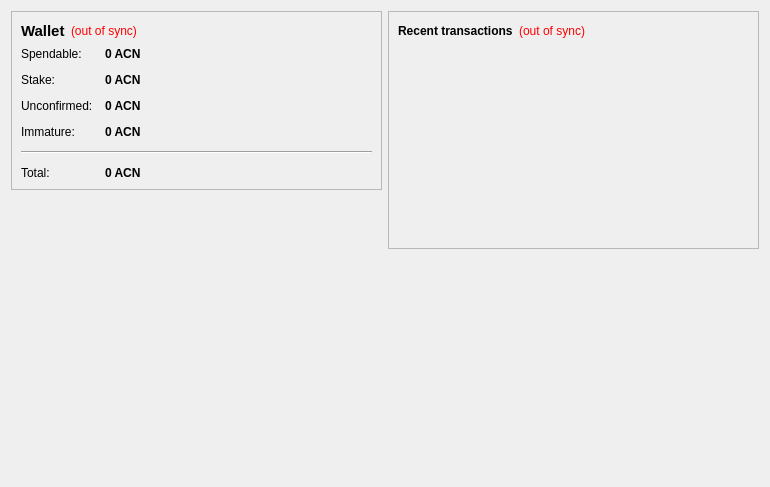
<?xml version="1.0" encoding="UTF-8"?>
<ui version="4.0">
 <class>OverviewPage</class>
 <widget class="QWidget" name="OverviewPage">
  <property name="geometry">
   <rect>
    <x>0</x>
    <y>0</y>
    <width>770</width>
    <height>487</height>
   </rect>
  </property>
  <property name="windowTitle">
   <string>Form</string>
  </property>
  <layout class="QHBoxLayout" name="horizontalLayout" stretch="1,1">
   <item>
    <layout class="QVBoxLayout" name="verticalLayout_2">
     <item>
      <widget class="QFrame" name="frame">
       <property name="frameShape">
        <enum>QFrame::StyledPanel</enum>
       </property>
       <property name="frameShadow">
        <enum>QFrame::Raised</enum>
       </property>
       <layout class="QVBoxLayout" name="verticalLayout_4">
        <item>
         <layout class="QHBoxLayout" name="horizontalLayout_4">
          <item>
           <widget class="QLabel" name="label_5">
            <property name="font">
             <font>
              <pointsize>11</pointsize>
              <weight>75</weight>
              <bold>true</bold>
             </font>
            </property>
            <property name="text">
             <string>Wallet</string>
            </property>
           </widget>
          </item>
          <item>
           <widget class="QLabel" name="labelWalletStatus">
            <property name="toolTip">
             <string>The displayed information may be out of date. Your wallet automatically synchronizes with the avoncoin network after a connection is established, but this process has not completed yet.</string>
            </property>
            <property name="styleSheet">
             <string notr="true">QLabel { color: red; }</string>
            </property>
            <property name="text">
             <string notr="true">(out of sync)</string>
            </property>
            <property name="alignment">
             <set>Qt::AlignLeading|Qt::AlignLeft|Qt::AlignVCenter</set>
            </property>
           </widget>
          </item>
          <item>
           <spacer name="horizontalSpacer_2">
            <property name="orientation">
             <enum>Qt::Horizontal</enum>
            </property>
            <property name="sizeHint" stdset="0">
             <size>
              <width>40</width>
              <height>20</height>
             </size>
            </property>
           </spacer>
          </item>
         </layout>
        </item>
        <item>
         <layout class="QFormLayout" name="formLayout_2">
          <property name="fieldGrowthPolicy">
           <enum>QFormLayout::AllNonFixedFieldsGrow</enum>
          </property>
          <property name="horizontalSpacing">
           <number>12</number>
          </property>
          <property name="verticalSpacing">
           <number>12</number>
          </property>
          <item row="0" column="0">
           <widget class="QLabel" name="label">
            <property name="text">
             <string>Spendable:</string>
            </property>
           </widget>
          </item>
          <item row="0" column="1">
           <widget class="QLabel" name="labelBalance">
            <property name="font">
             <font>
              <weight>75</weight>
              <bold>true</bold>
             </font>
            </property>
            <property name="cursor">
             <cursorShape>IBeamCursor</cursorShape>
            </property>
            <property name="toolTip">
             <string>Your current spendable balance</string>
            </property>
            <property name="text">
             <string notr="true">0 ACN</string>
            </property>
            <property name="textInteractionFlags">
             <set>Qt::LinksAccessibleByMouse|Qt::TextSelectableByKeyboard|Qt::TextSelectableByMouse</set>
            </property>
           </widget>
          </item>
          <item row="1" column="0">
           <widget class="QLabel" name="label_6">
            <property name="text">
             <string>Stake:</string>
            </property>
           </widget>
          </item>
          <item row="1" column="1">
           <widget class="QLabel" name="labelStake">
            <property name="font">
             <font>
              <weight>75</weight>
              <bold>true</bold>
             </font>
            </property>
            <property name="cursor">
             <cursorShape>IBeamCursor</cursorShape>
            </property>
            <property name="toolTip">
             <string>Total of coins that was staked, and do not yet count toward the current balance</string>
            </property>
            <property name="text">
             <string notr="true">0 ACN</string>
            </property>
            <property name="textInteractionFlags">
             <set>Qt::LinksAccessibleByMouse|Qt::TextSelectableByKeyboard|Qt::TextSelectableByMouse</set>
            </property>
           </widget>
          </item>
          <item row="2" column="0">
           <widget class="QLabel" name="label_3">
            <property name="text">
             <string>Unconfirmed:</string>
            </property>
           </widget>
          </item>
          <item row="2" column="1">
           <widget class="QLabel" name="labelUnconfirmed">
            <property name="font">
             <font>
              <weight>75</weight>
              <bold>true</bold>
             </font>
            </property>
            <property name="cursor">
             <cursorShape>IBeamCursor</cursorShape>
            </property>
            <property name="toolTip">
             <string>Total of transactions that have yet to be confirmed, and do not yet count toward the current balance</string>
            </property>
            <property name="text">
             <string notr="true">0 ACN</string>
            </property>
            <property name="textInteractionFlags">
             <set>Qt::LinksAccessibleByMouse|Qt::TextSelectableByKeyboard|Qt::TextSelectableByMouse</set>
            </property>
           </widget>
          </item>
          <item row="3" column="0">
           <widget class="QLabel" name="labelImmatureText">
            <property name="text">
             <string>Immature:</string>
            </property>
           </widget>
          </item>
          <item row="3" column="1">
           <widget class="QLabel" name="labelImmature">
            <property name="font">
             <font>
              <weight>75</weight>
              <bold>true</bold>
             </font>
            </property>
            <property name="toolTip">
             <string>Mined balance that has not yet matured</string>
            </property>
            <property name="text">
             <string notr="true">0 ACN</string>
            </property>
            <property name="textInteractionFlags">
             <set>Qt::LinksAccessibleByMouse|Qt::TextSelectableByKeyboard|Qt::TextSelectableByMouse</set>
            </property>
           </widget>
          </item>
          <item row="4" column="0" colspan="2">
           <widget class="Line" name="line">
            <property name="orientation">
             <enum>Qt::Horizontal</enum>
            </property>
           </widget>
          </item>
          <item row="5" column="0">
           <widget class="QLabel" name="labelTotalText">
            <property name="text">
             <string>Total:</string>
            </property>
           </widget>
          </item>
          <item row="5" column="1">
           <widget class="QLabel" name="labelTotal">
            <property name="font">
             <font>
              <weight>75</weight>
              <bold>true</bold>
             </font>
            </property>
            <property name="cursor">
             <cursorShape>IBeamCursor</cursorShape>
            </property>
            <property name="toolTip">
             <string>Your current total balance</string>
            </property>
            <property name="text">
             <string notr="true">0 ACN</string>
            </property>
            <property name="textInteractionFlags">
             <set>Qt::LinksAccessibleByMouse|Qt::TextSelectableByKeyboard|Qt::TextSelectableByMouse</set>
            </property>
           </widget>
          </item>
         </layout>
        </item>
       </layout>
      </widget>
     </item>
     <item>
      <spacer name="verticalSpacer">
       <property name="orientation">
        <enum>Qt::Vertical</enum>
       </property>
       <property name="sizeHint" stdset="0">
        <size>
         <width>20</width>
         <height>40</height>
        </size>
       </property>
      </spacer>
     </item>
     <item>
      <widget class="QLabel" name="label_2">
       <property name="autoFillBackground">
        <bool>true</bool>
       </property>
       <property name="text">
        <string/>
       </property>
       <property name="pixmap">
        <pixmap resource="../bitcoin.qrc">:/icons/drmbg</pixmap>
       </property>
       <property name="scaledContents">
        <bool>false</bool>
       </property>
       <property name="margin">
        <number>0</number>
       </property>
      </widget>
     </item>
    </layout>
   </item>
   <item>
    <layout class="QVBoxLayout" name="verticalLayout_3">
     <item>
      <widget class="QFrame" name="frame_2">
       <property name="frameShape">
        <enum>QFrame::StyledPanel</enum>
       </property>
       <property name="frameShadow">
        <enum>QFrame::Raised</enum>
       </property>
       <layout class="QVBoxLayout" name="verticalLayout">
        <item>
         <layout class="QHBoxLayout" name="horizontalLayout_2">
          <item>
           <widget class="QLabel" name="label_4">
            <property name="text">
             <string>&lt;b&gt;Recent transactions&lt;/b&gt;</string>
            </property>
           </widget>
          </item>
          <item>
           <widget class="QLabel" name="labelTransactionsStatus">
            <property name="toolTip">
             <string>The displayed information may be out of date. Your wallet automatically synchronizes with the avoncoin network after a connection is established, but this process has not completed yet.</string>
            </property>
            <property name="styleSheet">
             <string notr="true">QLabel { color: red; }</string>
            </property>
            <property name="text">
             <string notr="true">(out of sync)</string>
            </property>
            <property name="alignment">
             <set>Qt::AlignRight|Qt::AlignTrailing|Qt::AlignVCenter</set>
            </property>
           </widget>
          </item>
          <item>
           <spacer name="horizontalSpacer">
            <property name="orientation">
             <enum>Qt::Horizontal</enum>
            </property>
            <property name="sizeHint" stdset="0">
             <size>
              <width>40</width>
              <height>20</height>
             </size>
            </property>
           </spacer>
          </item>
         </layout>
        </item>
        <item>
         <widget class="QListView" name="listTransactions">
          <property name="styleSheet">
           <string notr="true">QListView { background: transparent; }</string>
          </property>
          <property name="frameShape">
           <enum>QFrame::NoFrame</enum>
          </property>
          <property name="verticalScrollBarPolicy">
           <enum>Qt::ScrollBarAlwaysOff</enum>
          </property>
          <property name="horizontalScrollBarPolicy">
           <enum>Qt::ScrollBarAlwaysOff</enum>
          </property>
          <property name="selectionMode">
           <enum>QAbstractItemView::NoSelection</enum>
          </property>
         </widget>
        </item>
       </layout>
      </widget>
     </item>
     <item>
      <spacer name="verticalSpacer_2">
       <property name="orientation">
        <enum>Qt::Vertical</enum>
       </property>
       <property name="sizeHint" stdset="0">
        <size>
         <width>20</width>
         <height>40</height>
        </size>
       </property>
      </spacer>
     </item>
    </layout>
   </item>
  </layout>
 </widget>
 <resources>
  <include location="../bitcoin.qrc"/>
 </resources>
 <connections/>
</ui>
